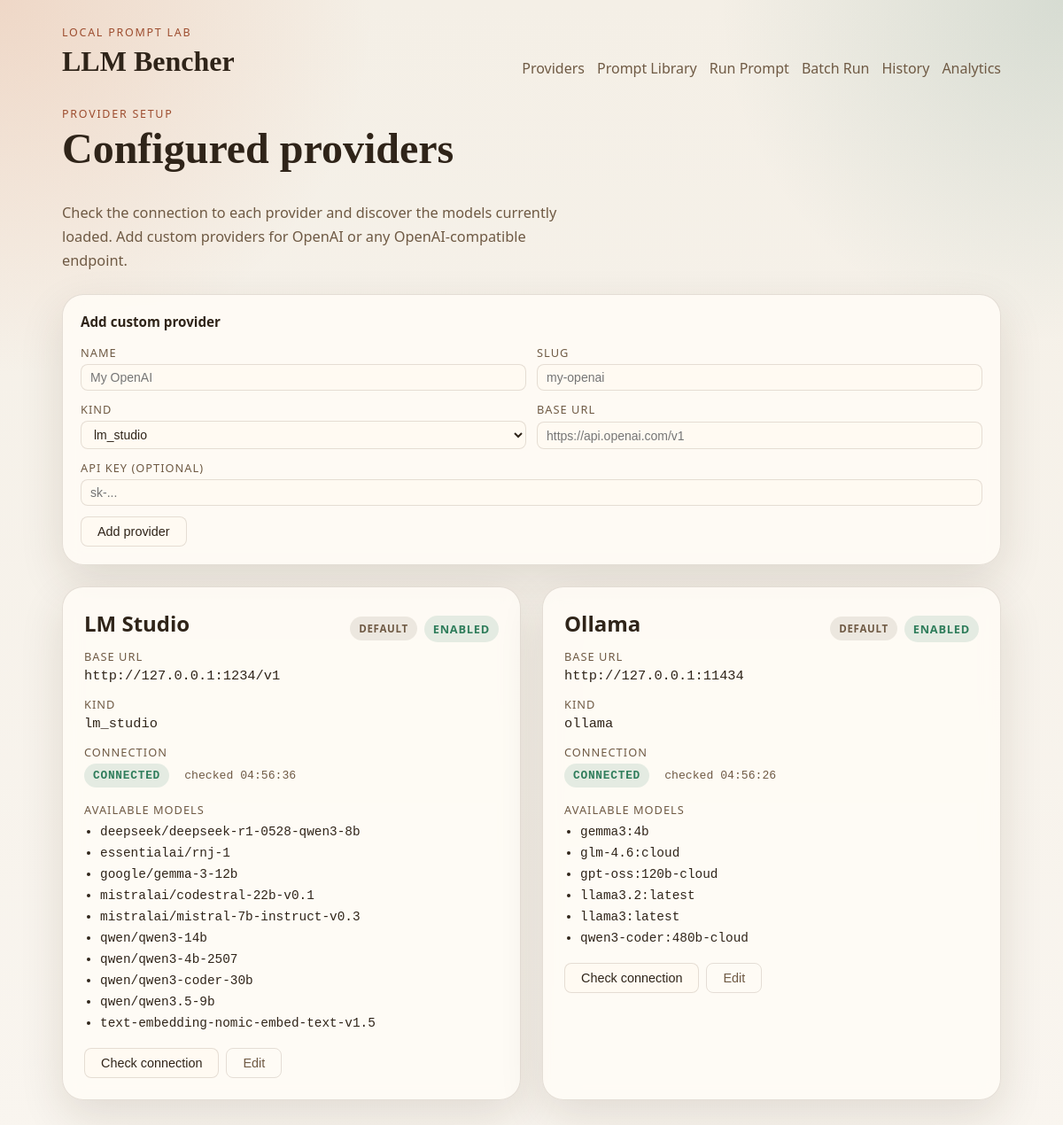
The page /providers on the database as committed earlier.
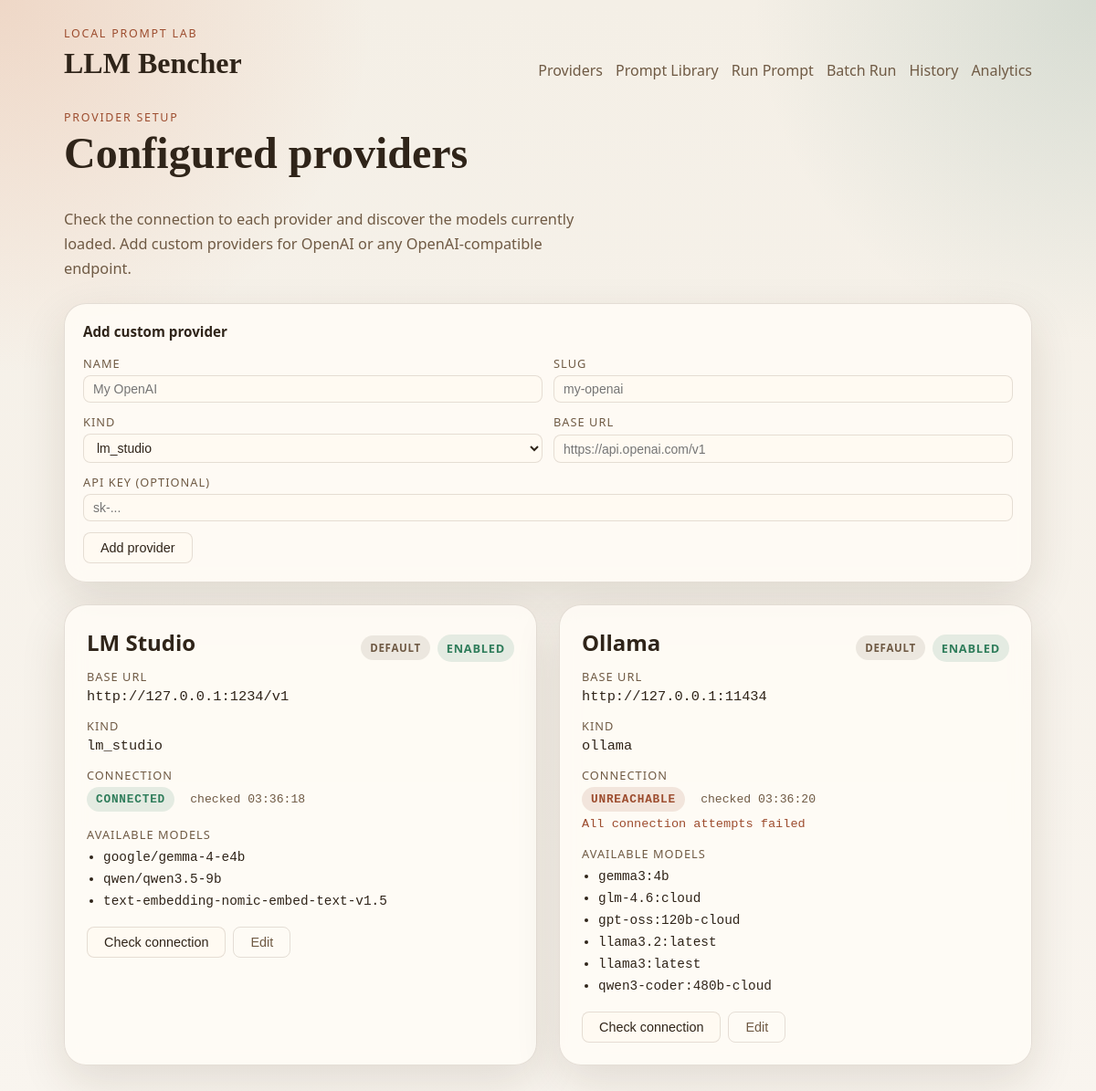
The same page on the database as committed later.
### llm_bencher/models.py (models this page shows)
class TimestampMixin:
    created_at: Mapped[datetime] = mapped_column(
        DateTime(timezone=True),
        default=utc_now,
        nullable=False,
    )
    updated_at: Mapped[datetime] = mapped_column(
        DateTime(timezone=True),
        default=utc_now,
        onupdate=utc_now,
        nullable=False,
    )

class Provider(TimestampMixin, Base):
    __tablename__ = "providers"
    id: Mapped[int] = mapped_column(Integer, primary_key=True)
    slug: Mapped[str] = mapped_column(String(50), unique=True, nullable=False)
    name: Mapped[str] = mapped_column(String(100), nullable=False)
    kind: Mapped[ProviderKind] = mapped_column(Enum(ProviderKind), nullable=False)
    base_url: Mapped[str] = mapped_column(String(255), nullable=False)
    api_key: Mapped[str | None] = mapped_column(String(255))
    is_enabled: Mapped[bool] = mapped_column(Boolean, default=True, nullable=False)
    is_default: Mapped[bool] = mapped_column(Boolean, default=False, nullable=False)
    is_connected: Mapped[bool] = mapped_column(Boolean, default=False, nullable=False)
    last_health_check_at: Mapped[datetime | None] = mapped_column(DateTime(timezone=True))
    last_error: Mapped[str | None] = mapped_column(Text)
    models: Mapped[list["ProviderModel"]] = relationship(
        back_populates="provider",
        cascade="all, delete-orphan",
    )
    runs: Mapped[list["Run"]] = relationship(back_populates="provider")

class ProviderModel(TimestampMixin, Base):
    __tablename__ = "provider_models"
    __table_args__ = (
        UniqueConstraint("provider_id", "external_id", name="uq_provider_models_provider_external"),
    )
    id: Mapped[int] = mapped_column(Integer, primary_key=True)
    provider_id: Mapped[int] = mapped_column(ForeignKey("providers.id"), nullable=False)
    external_id: Mapped[str] = mapped_column(String(255), nullable=False)
    display_name: Mapped[str] = mapped_column(String(255), nullable=False)
    is_available: Mapped[bool] = mapped_column(Boolean, default=True, nullable=False)
    last_seen_at: Mapped[datetime | None] = mapped_column(DateTime(timezone=True))
    provider: Mapped["Provider"] = relationship(back_populates="models")
    runs: Mapped[list["Run"]] = relationship(back_populates="provider_model")

### llm_bencher/web/routes.py (the view)
@router.get("/providers", response_class=HTMLResponse)
def providers_page(request: Request) -> HTMLResponse:
    session_factory = request.app.state.session_factory
    with session_factory() as session:
        providers = session.scalars(
            select(Provider)
            .options(selectinload(Provider.models))
            .order_by(Provider.name)
        ).all()
    return _render(
        request, "providers.html",
        providers=providers,
        provider_kinds=[k.value for k in ProviderKind],
    )

### llm_bencher/templates/providers.html (shortened to what this page needs)
{% extends "base.html" %}
{% block content %}
<section class="section-header">
  <div>
    <p class="eyebrow">Provider Setup</p>
    <h1>Configured providers</h1>
  </div>
  <p class="lede">
    Check the connection to each provider and discover the models currently
    loaded. Add custom providers for OpenAI or any OpenAI-compatible endpoint.
  </p>
</section>
<section class="panel" style="padding:20px;">
  <h3 style="margin:0 0 16px;font-size:0.95rem;">Add custom provider</h3>
  <form id="add-provider-form" style="display:grid;grid-template-columns:1fr 1fr;gap:12px;">
    <label style="display:grid;gap:4px;">
      <span style="font-size:0.8rem;text-transform:uppercase;letter-spacing:0.08em;color:var(--muted);">Name</span>
      <input type="text" name="name" required placeholder="My OpenAI"
        style="padding:6px 10px;border:1px solid var(--border);border-radius:8px;background:var(--surface-strong);color:var(--text);font-size:0.875rem;">
    </label>
    <label style="display:grid;gap:4px;">
      <span style="font-size:0.8rem;text-transform:uppercase;letter-spacing:0.08em;color:var(--muted);">Slug</span>
      <input type="text" name="slug" required placeholder="my-openai" pattern="[a-z0-9\-]+"
        style="padding:6px 10px;border:1px solid var(--border);border-radius:8px;background:var(--surface-strong);color:var(--text);font-size:0.875rem;">
    </label>
    <label style="display:grid;gap:4px;">
      <span style="font-size:0.8rem;text-transform:uppercase;letter-spacing:0.08em;color:var(--muted);">Kind</span>
      <select name="kind" required
        style="padding:6px 10px;border:1px solid var(--border);border-radius:8px;background:var(--surface-strong);color:var(--text);font-size:0.875rem;">
        {% for kind in provider_kinds %}
        <option value="{{ kind }}">{{ kind }}</option>
        {% endfor %}
      </select>
    </label>
    <label style="display:grid;gap:4px;">
      <span style="font-size:0.8rem;text-transform:uppercase;letter-spacing:0.08em;color:var(--muted);">Base URL</span>
      <input type="url" name="base_url" required placeholder="https://api.openai.com/v1"
        style="padding:6px 10px;border:1px solid var(--border);border-radius:8px;background:var(--surface-strong);color:var(--text);font-size:0.875rem;">
    </label>
    <label style="display:grid;gap:4px;grid-column:1/-1;">
      <span style="font-size:0.8rem;text-transform:uppercase;letter-spacing:0.08em;color:var(--muted);">API Key <span style="font-weight:normal;">(optional)</span></span>
      <input type="password" name="api_key" placeholder="sk-..."
        style="padding:6px 10px;border:1px solid var(--border);border-radius:8px;background:var(--surface-strong);color:var(--text);font-size:0.875rem;">
    </label>
    <div style="grid-column:1/-1;display:flex;gap:8px;align-items:center;">
      <button type="submit"
        style="padding:8px 18px;border:1px solid var(--border);border-radius:8px;background:var(--surface-strong);color:var(--text);font-size:0.9rem;cursor:pointer;">
        Add provider
      </button>
    </div>
  </form>
</section>
<section class="card-list">
  {% for provider in providers %}
  <article class="panel" id="provider-{{ provider.id }}">
    <div class="card-head">
      <h2>{{ provider.name }}</h2>
      <div style="display:flex;gap:8px;align-items:center;">
        {% if provider.is_default %}
        <span class="badge badge-muted" style="font-size:0.72rem;">Default</span>
        {% endif %}
        <span class="badge {% if provider.is_enabled %}badge-ready{% else %}badge-muted{% endif %}">
          {% if provider.is_enabled %}Enabled{% else %}Disabled{% endif %}
        </span>
      </div>
    </div>
    <dl class="meta">
      <div>
        <dt>Base URL</dt>
        <dd>{{ provider.base_url }}</dd>
      </div>
      <div>
        <dt>Kind</dt>
        <dd>{{ provider.kind.value }}</dd>
      </div>
      <div>
        <dt>Connection</dt>
        <dd id="conn-status-{{ provider.id }}">
          {% if provider.last_health_check_at %}
            <span class="badge {% if provider.is_connected %}badge-ready{% else %}badge-error{% endif %}">
              {% if provider.is_connected %}Connected{% else %}Unreachable{% endif %}
            </span>
            <span style="color:var(--muted);font-size:0.82rem;margin-left:8px;">
              checked {{ provider.last_health_check_at.strftime("%H:%M:%S") }}
            </span>
            {% if provider.last_error %}
            <p style="margin:6px 0 0;color:var(--accent);font-size:0.85rem;">{{ provider.last_error }}</p>
            {% endif %}
          {% else %}
            <span class="badge badge-muted">Not checked</span>
          {% endif %}
        </dd>
      </div>
    </dl>
    <div id="models-{{ provider.id }}" style="margin-top:16px;">
      {% set available_models = provider.models | selectattr("is_available") | list %}
      {% if available_models %}
      <p class="stat-label" style="margin:0 0 8px;">Available models</p>
      <ul style="margin:0;padding-left:18px;">
        {% for m in available_models %}
        <li style="font-family:'Cascadia Mono','Consolas',monospace;font-size:0.9rem;">{{ m.display_name }}</li>
        {% endfor %}
      </ul>
      {% endif %}
    </div>
    <div style="margin-top:20px;display:flex;gap:8px;flex-wrap:wrap;">
      <button
        class="check-btn"
        data-provider-id="{{ provider.id }}"
        style="padding:8px 18px;border:1px solid var(--border);border-radius:8px;background:var(--surface-strong);color:var(--text);font-size:0.9rem;cursor:pointer;"
      >Check connection</button>
      <button
        class="edit-btn"
        data-provider-id="{{ provider.id }}"
        style="padding:8px 18px;border:1px solid var(--border);border-radius:8px;background:transparent;color:var(--muted);font-size:0.9rem;cursor:pointer;"
      >Edit</button>
    </div>
  </article>
  {% endfor %}
</section>
{% endblock %}

### llm_bencher/templates/base.html (shortened to what this page needs)
<!DOCTYPE html>
<html lang="en">
  <head>
    <link rel="stylesheet" href="{{ url_for('static', path='/css/app.css') }}">
  </head>
  <body>
    <div class="page-shell">
      <header class="topbar">
        <div>
          <p class="eyebrow">Local Prompt Lab</p>
          <a class="brand" href="{{ url_for('home') }}">{{ app_name }}</a>
        </div>
        <nav class="nav">
          <a href="{{ url_for('providers_page') }}">Providers</a>
          <a href="{{ url_for('prompts_page') }}">Prompt Library</a>
          <a href="{{ url_for('new_run_page') }}">Run Prompt</a>
          <a href="{{ url_for('batch_run_page') }}">Batch Run</a>
          <a href="{{ url_for('history_page') }}">History</a>
          <a href="{{ url_for('analytics_page') }}">Analytics</a>
        </nav>
      </header>
      <main class="content">
        {% block content %}{% endblock %}
      </main>
    </div>
  </body>
</html>

### llm_bencher/static/css/app.css (style rules this page uses)
:root { --bg: #f4efe6; --bg-accent: #ead9c7; --surface: rgba(255, 252, 246, 0.85); --surface-strong: #fffaf2; --border: rgba(75, 47, 24, 0.14); --text: #2f2419; --muted: #6f5a44; --accent: #9d4d2f; --accent-soft: #d66d3a; --ready: #2f7d5b; --shadow: 0 18px 50px rgba(58, 38, 20, 0.12); font-family: "Aptos", "Trebuchet MS", "Segoe UI", sans-serif; }
* { box-sizing: border-box; }
body { margin: 0; color: var(--text); background: radial-gradient(circle at top left, rgba(214, 109, 58, 0.18), transparent 24%), radial-gradient(circle at top right, rgba(61, 120, 107, 0.16), transparent 22%), linear-gradient(180deg, var(--bg) 0%, #f9f5ef 100%); }
a { color: inherit; }
.page-shell { max-width: 1100px; margin: 0 auto; padding: 28px 20px 48px; }
.topbar { display: flex; gap: 20px; justify-content: space-between; align-items: flex-end; margin-bottom: 32px; }
.brand { font-family: "Georgia", "Times New Roman", serif; font-size: 2rem; font-weight: 700; text-decoration: none; }
.eyebrow { margin: 0 0 6px; color: var(--accent); font-size: 0.78rem; letter-spacing: 0.14em; text-transform: uppercase; }
.nav { display: flex; flex-wrap: wrap; gap: 14px; }
.nav a { text-decoration: none; color: var(--muted); }
.content { display: grid; gap: 24px; }
.hero, .section-grid, .section-header, .card-list { display: grid; gap: 24px; }
.hero h1, .section-header h1 { margin: 0; font-family: "Georgia", "Times New Roman", serif; font-size: clamp(2rem, 4vw, 3.6rem); line-height: 1.05; }
.lede { margin: 10px 0 0; max-width: 62ch; color: var(--muted); font-size: 1.02rem; line-height: 1.65; }
.panel { padding: 24px; border: 1px solid var(--border); border-radius: 24px; background: var(--surface); box-shadow: var(--shadow); backdrop-filter: blur(10px); }
.stat-label, dt { display: block; color: var(--muted); font-size: 0.8rem; letter-spacing: 0.08em; text-transform: uppercase; }
ul { margin: 0; padding-left: 20px; }
li + li { margin-top: 8px; }
.card-list { grid-template-columns: repeat(auto-fit, minmax(260px, 1fr)); }
.card-head { display: flex; justify-content: space-between; gap: 12px; align-items: center; }
.card-head h2, .panel h2 { margin: 0 0 12px; }
.badge { display: inline-flex; align-items: center; padding: 6px 10px; border-radius: 999px; font-size: 0.8rem; font-weight: 700; text-transform: uppercase; letter-spacing: 0.06em; }
.badge-ready { background: rgba(47, 125, 91, 0.12); color: var(--ready); }
.badge-muted { background: rgba(111, 90, 68, 0.12); color: var(--muted); }
.badge-error { background: rgba(157, 77, 47, 0.12); color: var(--accent); }
.meta { display: grid; gap: 14px; margin: 0; }
.meta dd { margin: 4px 0 0; font-family: "Cascadia Mono", "Consolas", monospace; font-size: 0.96rem; }

Rows that differ between the two databases and show on the page:
changed Provider "LM Studio": loses ProviderModel (display_name "deepseek/deepseek-r1-0528-qwen3-8b"); loses ProviderModel (display_name "essentialai/rnj-1"); loses ProviderModel (display_name "google/gemma-3-12b"); loses ProviderModel (display_name "mistralai/codestral-22b-v0.1"); loses ProviderModel (display_name "mistralai/mistral-7b-instruct-v0.3"); loses ProviderModel (display_name "qwen/qwen3-14b"); loses ProviderModel (display_name "qwen/qwen3-4b-2507"); loses ProviderModel (display_name "qwen/qwen3-coder-30b"); last_health_check_at "04:56:36" → "03:36:18"
added ProviderModel: display_name "google/gemma-4-e4b", shown under Provider "LM Studio"
changed Provider "Ollama": is_connected True → False (drawn); last_health_check_at "04:56:26" → "03:36:20"; last_error (not shown) → "All connection attempts failed"; last_health_check_at "CONNECTED" → "UNREACHABLE"
